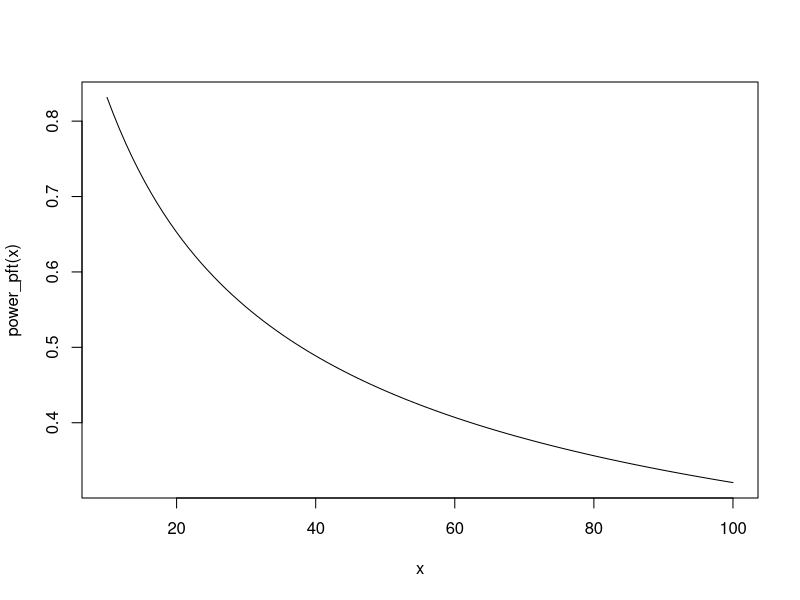

Write R code to recreate this figure.
library(pwr)
out <- pwr.r.test(14, power = 0.95, sig.level = 0.05, alternative = "greater")

power_pft <- function(npft) {
  out <- numeric(length(npft))
  for (i in seq_along(npft)) {
    out[i] <- pwr.r.test(npft[[i]], power = 0.95, sig.level = 0.05, alternative = "greater")$r
  }
  out
}

curve(power_pft(x), 10, 100)
